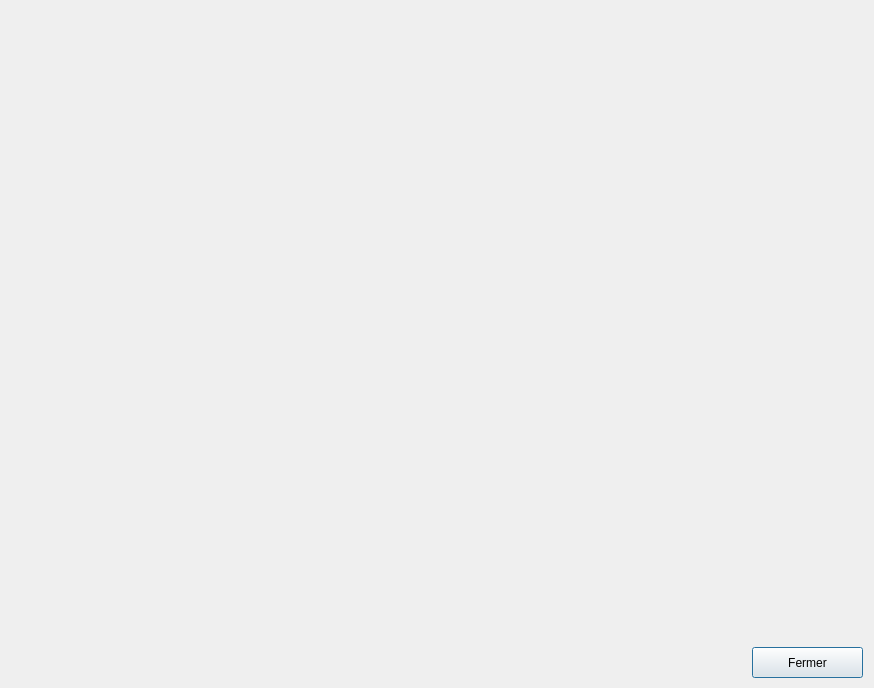
<?xml version="1.0" encoding="UTF-8"?>
<ui version="4.0">
 <class>statistique</class>
 <widget class="QDialog" name="statistique">
  <property name="geometry">
   <rect>
    <x>0</x>
    <y>0</y>
    <width>874</width>
    <height>688</height>
   </rect>
  </property>
  <property name="windowTitle">
   <string>Dialog</string>
  </property>
  <widget class="QPushButton" name="pushButton_11">
   <property name="geometry">
    <rect>
     <x>752</x>
     <y>647</y>
     <width>111</width>
     <height>31</height>
    </rect>
   </property>
   <property name="styleSheet">
    <string notr="true"/>
   </property>
   <property name="text">
    <string>Fermer</string>
   </property>
  </widget>
  <widget class="QLabel" name="label_chat">
   <property name="geometry">
    <rect>
     <x>10</x>
     <y>10</y>
     <width>850</width>
     <height>600</height>
    </rect>
   </property>
   <property name="text">
    <string/>
   </property>
  </widget>
 </widget>
 <resources/>
 <connections/>
</ui>
